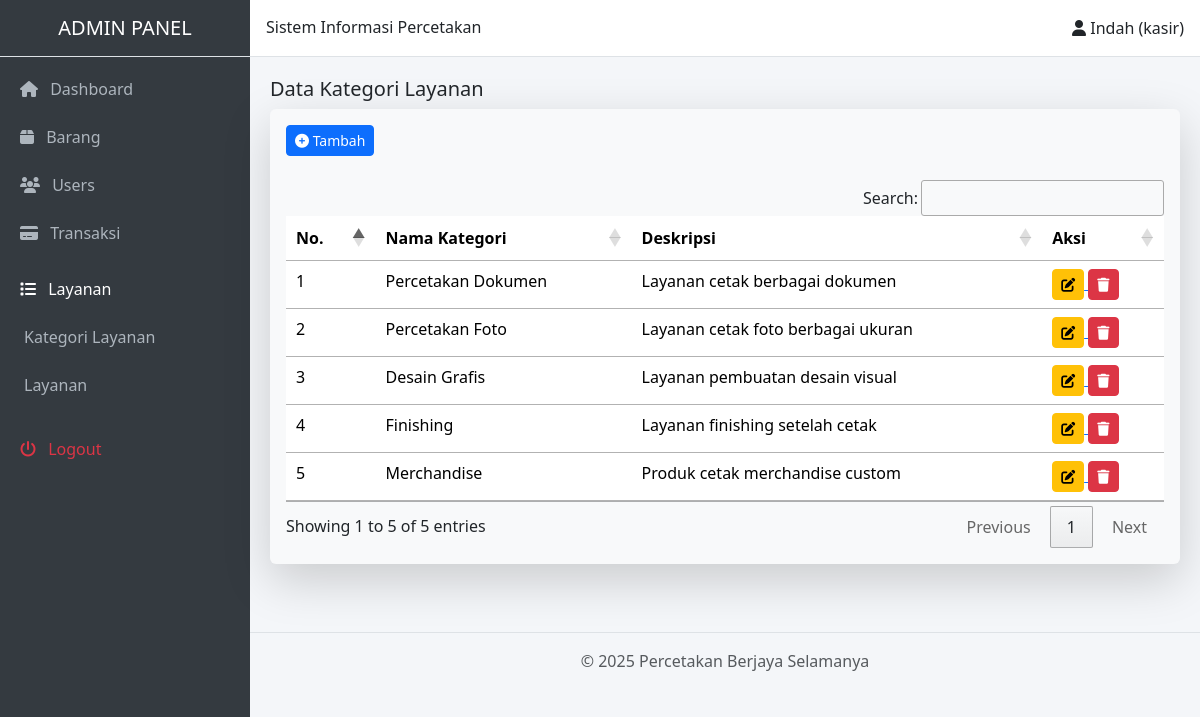
Screenshot of /index.php?halaman=kategori_layanan (signed in) with the database file from the repository.
### tables this page shows
CREATE TABLE `kategori_layanan`  (
  `id_kategori` int NOT NULL AUTO_INCREMENT,
  `nama_kategori` varchar(100) NULL DEFAULT NULL,
  `deskripsi` text NULL,
  PRIMARY KEY (`id_kategori`) USING BTREE
);

### menu/kategori_layanan/kategori_layanan.php (the view, shortened to what this page needs)
<?php
$koneksi = mysqli_connect('localhost', 'root', '', 'db_percetakan');
$hasil = mysqli_query($koneksi, "SELECT * FROM kategori_layanan");
?>
<h5 class="judul-form">Data Kategori Layanan</h5>
<div class="shadow-lg p-3 mb-5 bg-body-tertiary rounded">
  <a href="http://localhost/percetakan/index.php?halaman=tambah_kategori_layanan">
    <button class="btn btn-primary btn-sm mb-4">
      <i class="fa fa-plus-circle"></i> Tambah
    </button>
  </a>
  <table id="tabelUsers" class="table table-hover">
    <thead>
      <tr>
        <th>No.</th>
        <th>Nama Kategori</th>
        <th>Deskripsi</th>
        <th>Aksi</th>
      </tr>
    </thead>
    <tbody>
      <?php
      $no = 1;
      while ($row = mysqli_fetch_array($hasil)) {
      ?>
      <tr>
        <td><?= $no ?></td>
        <td><?= $row['nama_kategori'] ?></td>
        <td><?= $row['deskripsi'] ?></td>
        <td>
          <a href="http://localhost/percetakan/index.php?halaman=edit_kategori_layanan&id_kategori=<?= $row['id_kategori'] ?>">
            <button class="btn btn-sm btn-warning">
              <i class="fa fa-edit"></i>
            </button>
          </a>
          <button class="btn btn-sm btn-danger" onclick="hapusData(<?= $row['id_kategori']; ?>)">
            <i class="fa fa-trash"></i>
          </button>
        </td>
      </tr>
      <?php
        $no++;
      }
      ?>
    </tbody>
  </table>
</div>

### index.php (style rules this page uses)
body { background-color: #f4f6f9; }

### rows the page displays
kategori_layanan: nama_kategori "Percetakan Dokumen", deskripsi "Layanan cetak berbagai dokumen"
kategori_layanan: nama_kategori "Percetakan Foto", deskripsi "Layanan cetak foto berbagai ukuran"
kategori_layanan: nama_kategori "Desain Grafis", deskripsi "Layanan pembuatan desain visual"
kategori_layanan: nama_kategori "Finishing", deskripsi "Layanan finishing setelah cetak"
kategori_layanan: nama_kategori "Merchandise", deskripsi "Produk cetak merchandise custom"

### other values shown
$_SESSION['user']['nama'] "Indah"
$_SESSION['user']['role'] "kasir"
